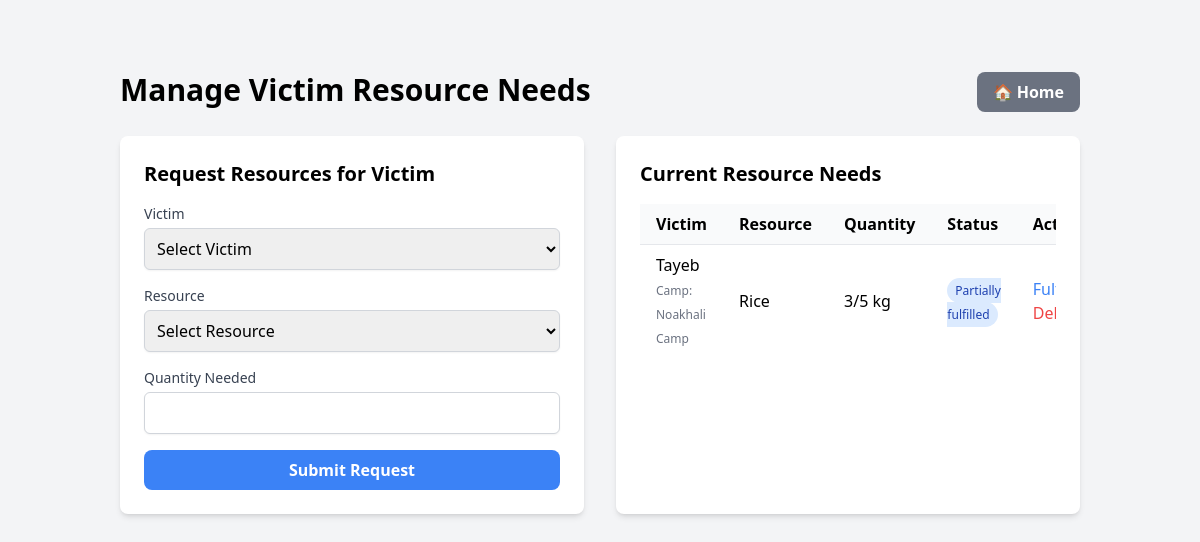
The app's page /manage_victim_needs.php with its own data.
### tables this page shows
CREATE TABLE `needs` (
  `id` int(11) NOT NULL,
  `victim_id` int(11) NOT NULL,
  `resource_id` int(11) NOT NULL,
  `quantity` int(11) NOT NULL,
  `fulfilled_quantity` int(11) DEFAULT 0,
  `status` enum('pending','partially_fulfilled','fulfilled') DEFAULT 'pending',
  `request_date` timestamp NOT NULL DEFAULT current_timestamp()
);

CREATE TABLE `victim` (
  `id` int(11) NOT NULL,
  `name` varchar(100) DEFAULT NULL,
  `disaster_id` int(11) DEFAULT NULL,
  `camp_id` int(11) DEFAULT NULL
);

CREATE TABLE `relief_camp` (
  `id` int(11) NOT NULL,
  `name` varchar(255) NOT NULL,
  `capacity` int(11) DEFAULT NULL,
  `disaster_id` int(11) DEFAULT NULL
);

CREATE TABLE `resource` (
  `id` int(11) NOT NULL,
  `name` varchar(100) NOT NULL,
  `quantity` int(11) DEFAULT NULL,
  `unit` varchar(20) DEFAULT NULL
);

### public/manage_victim_needs.php (the view, shortened to what this page needs)
<?php
require_once '../includes/db_connect.php';
$needs_sql = "SELECT n.*,
                     v.name as victim_name,
                     r.name as resource_name,
                     r.unit,
                     rc.name as camp_name
              FROM needs n
              JOIN Victim v ON n.victim_id = v.id
              JOIN Resource r ON n.resource_id = r.id
              LEFT JOIN Relief_Camp rc ON v.camp_id = rc.id
              ORDER BY n.request_date DESC";
$needs_result = $conn->query($needs_sql);
?>
<!DOCTYPE html>
<html lang="en">
<head>
    <script src="https://cdn.tailwindcss.com"></script>
</head>
<body class="bg-gray-100">
    <div class="container mx-auto mt-10 p-8">
        <div class="flex justify-between mb-6">
            <h1 class="text-3xl font-bold">Manage Victim Resource Needs</h1>
            <a href="index.php" class="bg-gray-500 text-white font-bold py-2 px-4 rounded-lg hover:bg-gray-600">
                🏠 Home
            </a>
        </div>
        <div class="grid grid-cols-1 md:grid-cols-2 gap-8">
            <div class="bg-white p-6 rounded-lg shadow-md">
                <h2 class="text-xl font-semibold mb-4">Request Resources for Victim</h2>
                <form action="process_victim_needs.php" method="POST" class="space-y-4">
                    <div>
                        <label class="block text-sm font-medium text-gray-700">Victim</label>
                        <select name="victim_id" required class="mt-1 block w-full rounded-md border-gray-300 shadow-sm p-2 border">
                            <option value="">Select Victim</option>
                        </select>
                    </div>
                    <div>
                        <label class="block text-sm font-medium text-gray-700">Resource</label>
                        <select name="resource_id" required class="mt-1 block w-full rounded-md border-gray-300 shadow-sm p-2 border">
                            <option value="">Select Resource</option>
                        </select>
                    </div>
                    <div>
                        <label class="block text-sm font-medium text-gray-700">Quantity Needed</label>
                        <input type="number" name="quantity" required min="1"
                               class="mt-1 block w-full rounded-md border-gray-300 shadow-sm p-2 border">
                    </div>
                    <button type="submit"
                            class="w-full bg-blue-500 text-white font-bold py-2 px-4 rounded-lg hover:bg-blue-600">
                        Submit Request
                    </button>
                </form>
            </div>
            <div class="bg-white p-6 rounded-lg shadow-md">
                <h2 class="text-xl font-semibold mb-4">Current Resource Needs</h2>
                <div class="overflow-x-auto">
                    <table class="min-w-full table-auto">
                        <thead>
                            <tr class="bg-gray-50">
                                <th class="px-4 py-2 text-left">Victim</th>
                                <th class="px-4 py-2 text-left">Resource</th>
                                <th class="px-4 py-2 text-left">Quantity</th>
                                <th class="px-4 py-2 text-left">Status</th>
                                <th class="px-4 py-2 text-left">Actions</th>
                            </tr>
                        </thead>
                        <tbody>
                            <?php while($need = $needs_result->fetch_assoc()): ?>
                                <tr class="border-t">
                                    <td class="px-4 py-2">
                                        <?php echo htmlspecialchars($need['victim_name']); ?>
                                        <br>
                                        <span class="text-xs text-gray-500">
                                            Camp: <?php echo htmlspecialchars($need['camp_name'] ?? 'None'); ?>
                                        </span>
                                    </td>
                                    <td class="px-4 py-2">
                                        <?php echo htmlspecialchars($need['resource_name']); ?>
                                    </td>
                                    <td class="px-4 py-2">
                                        <?php
                                        echo htmlspecialchars($need['fulfilled_quantity'] . '/' . $need['quantity'] . ' ' . $need['unit']);
                                        ?>
                                    </td>
                                    <td class="px-4 py-2">
                                        <?php
                                        $status_colors = [
                                            'pending' => 'bg-yellow-100 text-yellow-800',
                                            'partially_fulfilled' => 'bg-blue-100 text-blue-800',
                                            'fulfilled' => 'bg-green-100 text-green-800'
                                        ];
                                        $status_class = $status_colors[$need['status']];
                                        ?>
                                        <span class="px-2 py-1 rounded-full text-xs <?php echo $status_class; ?>">
                                            <?php echo ucfirst(str_replace('_', ' ', $need['status'])); ?>
                                        </span>
                                    </td>
                                    <td class="px-4 py-2">
                                        <?php if ($need['status'] !== 'fulfilled'): ?>
                                            <a href="fulfill_resource_need.php?id=<?php echo $need['id']; ?>"
                                               class="text-blue-500 hover:text-blue-700 mr-2">
                                                Fulfill
                                            </a>
                                        <?php endif; ?>
                                        <a href="delete_resource_need.php?id=<?php echo $need['id']; ?>"
                                           class="text-red-500 hover:text-red-700"
                                           onclick="return confirm('Are you sure you want to delete this resource need?');">
                                            Delete
                                        </a>
                                    </td>
                                </tr>
                            <?php endwhile; ?>
                        </tbody>
                    </table>
                </div>
            </div>
        </div>
    </div>
</body>
</html>

### records on screen
needs: victim.name "Tayeb", relief_camp.name "Noakhali Camp", resource.name "Rice", fulfilled_quantity+quantity "3/5 kg", status "Partially fulfilled"
